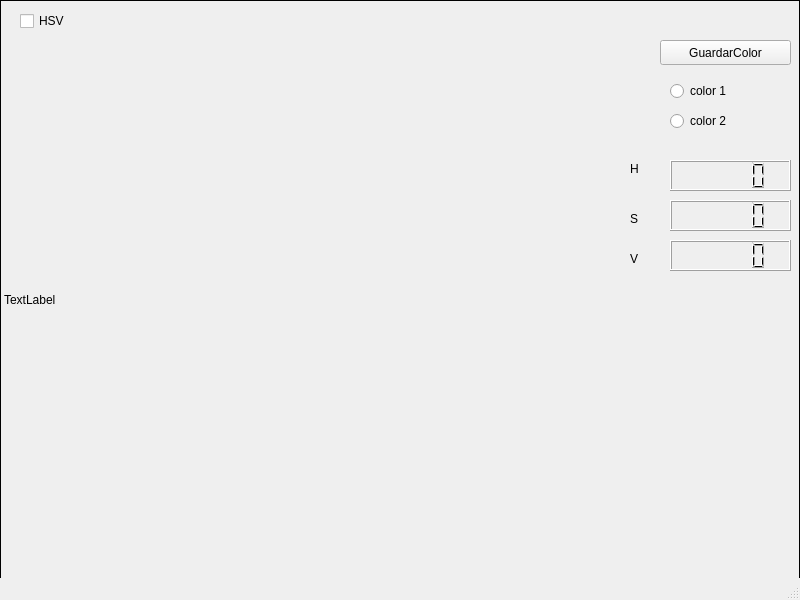
<?xml version="1.0" encoding="UTF-8"?>
<ui version="4.0">
 <class>MainWindow</class>
 <widget class="QMainWindow" name="MainWindow">
  <property name="geometry">
   <rect>
    <x>0</x>
    <y>0</y>
    <width>800</width>
    <height>600</height>
   </rect>
  </property>
  <property name="windowTitle">
   <string>MainWindow</string>
  </property>
  <widget class="QWidget" name="centralwidget">
   <widget class="QLabel" name="label">
    <property name="geometry">
     <rect>
      <x>0</x>
      <y>0</y>
      <width>800</width>
      <height>600</height>
     </rect>
    </property>
    <property name="frameShape">
     <enum>QFrame::Shape::Box</enum>
    </property>
    <property name="text">
     <string>TextLabel</string>
    </property>
   </widget>
   <widget class="QCheckBox" name="checkBox">
    <property name="geometry">
     <rect>
      <x>20</x>
      <y>10</y>
      <width>91</width>
      <height>22</height>
     </rect>
    </property>
    <property name="text">
     <string>HSV</string>
    </property>
   </widget>
   <widget class="QPushButton" name="pushButton">
    <property name="geometry">
     <rect>
      <x>660</x>
      <y>40</y>
      <width>131</width>
      <height>25</height>
     </rect>
    </property>
    <property name="text">
     <string>GuardarColor</string>
    </property>
   </widget>
   <widget class="QRadioButton" name="radioButton">
    <property name="geometry">
     <rect>
      <x>670</x>
      <y>80</y>
      <width>111</width>
      <height>22</height>
     </rect>
    </property>
    <property name="text">
     <string>color 1</string>
    </property>
   </widget>
   <widget class="QRadioButton" name="radioButton_2">
    <property name="geometry">
     <rect>
      <x>670</x>
      <y>110</y>
      <width>111</width>
      <height>22</height>
     </rect>
    </property>
    <property name="text">
     <string>color 2</string>
    </property>
   </widget>
   <widget class="QLCDNumber" name="lcdNumber">
    <property name="geometry">
     <rect>
      <x>670</x>
      <y>160</y>
      <width>121</width>
      <height>31</height>
     </rect>
    </property>
   </widget>
   <widget class="QLCDNumber" name="lcdNumber_2">
    <property name="geometry">
     <rect>
      <x>670</x>
      <y>200</y>
      <width>121</width>
      <height>31</height>
     </rect>
    </property>
   </widget>
   <widget class="QLCDNumber" name="lcdNumber_3">
    <property name="geometry">
     <rect>
      <x>670</x>
      <y>240</y>
      <width>121</width>
      <height>31</height>
     </rect>
    </property>
   </widget>
   <widget class="QLabel" name="label_2">
    <property name="geometry">
     <rect>
      <x>630</x>
      <y>160</y>
      <width>21</width>
      <height>17</height>
     </rect>
    </property>
    <property name="text">
     <string>H</string>
    </property>
   </widget>
   <widget class="QLabel" name="label_3">
    <property name="geometry">
     <rect>
      <x>630</x>
      <y>210</y>
      <width>21</width>
      <height>17</height>
     </rect>
    </property>
    <property name="text">
     <string>S</string>
    </property>
   </widget>
   <widget class="QLabel" name="label_4">
    <property name="geometry">
     <rect>
      <x>630</x>
      <y>250</y>
      <width>21</width>
      <height>17</height>
     </rect>
    </property>
    <property name="text">
     <string>V</string>
    </property>
   </widget>
  </widget>
  <widget class="QMenuBar" name="menubar">
   <property name="geometry">
    <rect>
     <x>0</x>
     <y>0</y>
     <width>800</width>
     <height>22</height>
    </rect>
   </property>
  </widget>
  <widget class="QStatusBar" name="statusbar"/>
 </widget>
 <resources/>
 <connections/>
</ui>
